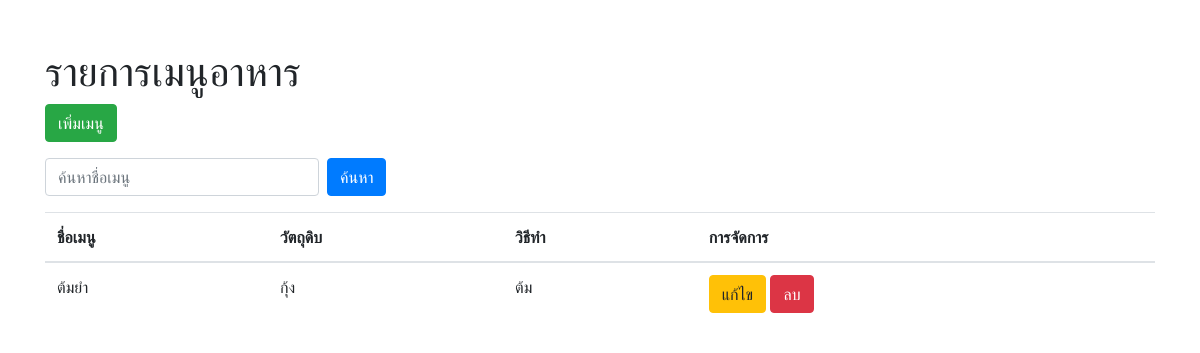
Before: / with the older database file.
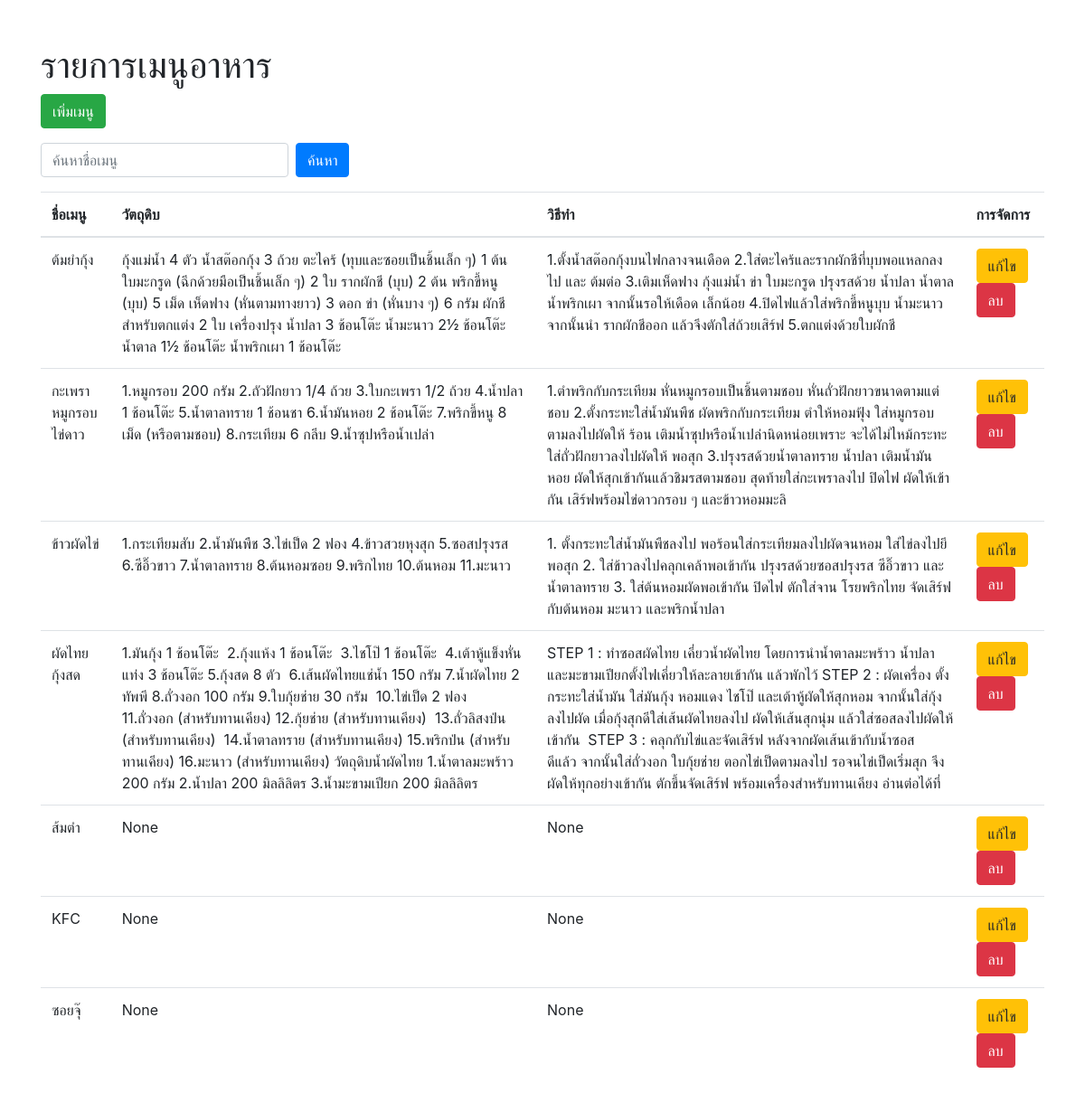
After: the same page with the newer database file.
### recipes/models.py (models this page shows, shortened)
class Recipe(models.Model):
    name = models.CharField(max_length=100)
    ingredients = models.TextField()
    instructions = models.TextField()

### recipes/views.py (the view)
# urls.py: path('', views.recipe_list, name='recipe_list'),
def recipe_list(request):
    search_query = request.GET.get('search', '')
    if search_query:
        recipes = Recipe.objects.filter(Q(name__icontains=search_query))
    else:
        recipes = Recipe.objects.all()
    return render(request, 'recipes/recipe_list.html', {'recipes': recipes})

### recipes/templates/recipes/recipe_list.html (shortened to what this page needs)
<!DOCTYPE html>
<html lang="th">
<head>
    <link rel="stylesheet" href="https://stackpath.bootstrapcdn.com/bootstrap/4.5.2/css/bootstrap.min.css">
</head>
<body>
    <div class="container mt-5">
        <h1>รายการเมนูอาหาร</h1>
        <a href="{% url 'add_recipe' %}" class="btn btn-success mb-3">เพิ่มเมนู</a>
        <form method="GET" action="{% url 'recipe_list' %}" class="form-inline mb-3">
            <input type="text" name="search" class="form-control mr-sm-2" placeholder="ค้นหาชื่อเมนู" value="{{ request.GET.search }}">
            <button type="submit" class="btn btn-primary">ค้นหา</button>
        </form>
        <table class="table">
            <thead>
                <tr>
                    <th>ชื่อเมนู</th>
                    <th>วัตถุดิบ</th>
                    <th>วิธีทำ</th>
                    <th>การจัดการ</th>
                </tr>
            </thead>
            <tbody>
                {% for recipe in recipes %}
                <tr>
                    <td>{{ recipe.name }}</td>
                    <td>{{ recipe.ingredients }}</td>
                    <td>{{ recipe.instructions }}</td>
                    <td>
                        <a href="{% url 'edit_recipe' recipe.id %}" class="btn btn-warning">แก้ไข</a>
                        <a href="{% url 'delete_recipe' recipe.id %}" class="btn btn-danger">ลบ</a>
                    </td>
                </tr>
                {% empty %}
                <tr>
                    <td colspan="4">ไม่พบเมนูที่ต้องการ</td>
                </tr>
                {% endfor %}
            </tbody>
        </table>
    </div>
</body>
</html>

Changed rows visible on the page:
changed Recipe: name "ต้มยำ" → "ต้มยำกุ้ง"; ingredients "กุ้ง" → "กุ้งแม่น้ำ 4 ตัว น้ำสต๊อกกุ้ง 3 ถ้วย ตะไคร้ (ทุบและซอยเป็นชิ้นเล็ก ๆ) 1 ต้น ใบมะกรูด (ฉีกด้วยมือเป็นชิ้นเล็ก ๆ) 2 ใบ รากผักชี (บุบ) 2 ต้น พริกขี้หนู (บุบ) 5 เม็ด เห็ดฟาง (หั่นตามทางยาว) 3 ดอก ข่า (หั่นบาง ๆ) 6 กรัม ผักชีสำหรับตกแต่ง 2 ใบ เครื่องปรุง น้ำปลา 3 ช้อนโต๊ะ น้ำมะนาว 2½ ช้อนโต๊ะ น้ำตาล 1½ ช้อนโต๊ะ น้ำพริกเผา 1 ช้อนโต๊ะ"; instructions "ต้ม" → "1.ตั้งน้ำสต๊อกกุ้งบนไฟกลางจนเดือด 2.ใส่ตะไคร้และรากผักชีที่บุบพอแหลกลงไป และ ต้มต่อ 3.เติมเห็ดฟาง กุ้งแม่น้ำ ข่า ใบมะกรูด ปรุงรสด้วย น้ำปลา น้ำตาล น้ำพริกเผา จากนั้นรอให้เดือด เล็กน้อย 4.ปิดไฟแล้วใส่พริกขี้หนูบุบ น้ำมะนาว จากนั้นนำ รากผักชีออก แล้วจึงตักใส่ถ้วยเสิร์ฟ 5.ตกแต่งด้วยใบผักชี"
added Recipe: name "กะเพราหมูกรอบไข่ดาว", ingredients "1.หมูกรอบ 200 กรัม 2.ถัวฝักยาว 1/4 ถ้วย 3.ใบกะเพรา 1/2 ถ้วย 4.น้ำปลา 1 ช้อนโต๊ะ 5.น้ำตาลทราย 1 ช้อนชา 6.น้ำมันหอย 2 ช้อนโต๊ะ 7.พริกขี้หนู 8 เม็ด (หรือตามชอบ) 8.กระเทียม 6 กลีบ 9.น้ำซุปหรือน้ำเปล่า", instructions "1.ตำพริกกับกระเทียม หั่นหมูกรอบเป็นชิ้นตามชอบ หั่นถั่วฝักยาวขนาดตามแต่ชอบ 2.ตั้งกระทะใส่น้ำมันพืช ผัดพริกกับกระเทียม ตำให้หอมฟุ้ง ใส่หมูกรอบตามลงไปผัดให้ ร้อน เติมน้ำซุปหรือน้ำเปล่านิดหน่อยเพราะ จะได้ไม่ไหม้กระทะ ใส่ถั่วฝักยาวลงไปผัดให้ พอสุก 3.ปรุงรสด้วยน้ำตาลทราย น้ำปลา เติมน้ำมัน หอย ผัดให้สุกเข้ากันแล้วชิมรสตามชอบ สุดท้ายใส่กะเพราลงไป ปิดไฟ ผัดให้เข้ากัน เสิร์ฟพร้อมไข่ดาวกรอบ ๆ และข้าวหอมมะลิ"
added Recipe: name "ข้าวผัดไข่", ingredients "1.กระเทียมสับ 2.น้ำมันพืช 3.ไข่เป็ด 2 ฟอง 4.ข้าวสวยหุงสุก 5.ซอสปรุงรส 6.ซีอิ๊วขาว 7.น้ำตาลทราย 8.ต้นหอมซอย 9.พริกไทย 10.ต้นหอม 11.มะนาว", instructions "1. ตั้งกระทะใส่น้ำมันพืชลงไป พอร้อนใส่กระเทียมลงไปผัดจนหอม ใส่ไข่ลงไปยีพอสุก 2. ใส่ข้าวลงไปคลุกเคล้าพอเข้ากัน ปรุงรสด้วยซอสปรุงรส ซีอิ๊วขาว และน้ำตาลทราย 3. ใส่ต้นหอมผัดพอเข้ากัน ปิดไฟ ตักใส่จาน โรยพริกไทย จัดเสิร์ฟกับต้นหอม มะนาว และพริกน้ำปลา"
added Recipe: name "ผัดไทยกุ้งสด", ingredients "1.มันกุ้ง 1 ช้อนโต๊ะ 2.กุ้งแห้ง 1 ช้อนโต๊ะ 3.ไชโป๊ 1 ช้อนโต๊ะ 4.เต้าหู้แข็งหั่นแท่ง 3 ช้อนโต๊ะ 5.กุ้งสด 8 ตัว 6.เส้นผัดไทยแช่น้ำ 150 กรัม 7.น้ำผัดไทย 2 ทัพพี 8.ถั่วงอก 100 กรัม 9.ใบกุ้ยช่าย 30 กรัม 10.ไข่เป็ด 2 ฟอง 11.ถั่วงอก (สำหรับทานเคียง) 12.กุ้ยช่าย (สำหรับทานเคียง) 13.ถั่วลิสงป่น (สำหรับทานเคียง) 14.น้ำตาลทราย (สำหรับทานเคียง) 15.พริกป่น (สำหรับทานเคียง) 16.มะนาว (สำหรับทานเคียง) วัตถุดิบน้ำผัดไทย 1.น้ำตาลมะพร้าว 200 กรัม 2.น้ำปลา 200 มิลลิลิตร 3.น้ำมะขามเปียก 200 มิลลิลิตร", instructions "STEP 1 : ทำซอสผัดไทย เคี่ยวน้ำผัดไทย โดยการนำน้ำตาลมะพร้าว น้ำปลา และมะขามเปียกตั้งไฟเคี่ยวให้ละลายเข้ากัน แล้วพักไว้ STEP 2 : ผัดเครื่อง ตั้งกระทะใส่น้ำมัน ใส่มันกุ้ง หอมแดง ไชโป๊ และเต้าหู้ผัดให้สุกหอม จากนั้นใส่กุ้งลงไปผัด เมื่อกุ้งสุกดีใส่เส้นผัดไทยลงไป ผัดให้เส้นสุกนุ่ม แล้วใส่ซอสลงไปผัดให้เข้ากัน STEP 3 : คลุกกับไข่และจัดเสิร์ฟ หลังจากผัดเส้นเข้ากับน้ำซอสดีแล้ว จากนั้นใส่ถั่วงอก ใบกุ้ยช่าย ตอกไข่เป็ดตามลงไป รอจนไข่เป็ดเริ่มสุก จึงผัดให้ทุกอย่างเข้ากัน ตักขึ้นจัดเสิร์ฟ พร้อมเครื่องสำหรับทานเคียง อ่านต่อได้ที่"
added Recipe: name "ส้มตำ", ingredients "None", instructions "None"
added Recipe: name "KFC", ingredients "None", instructions "None"
added Recipe: name "ซอยจุ๊", ingredients "None", instructions "None"
